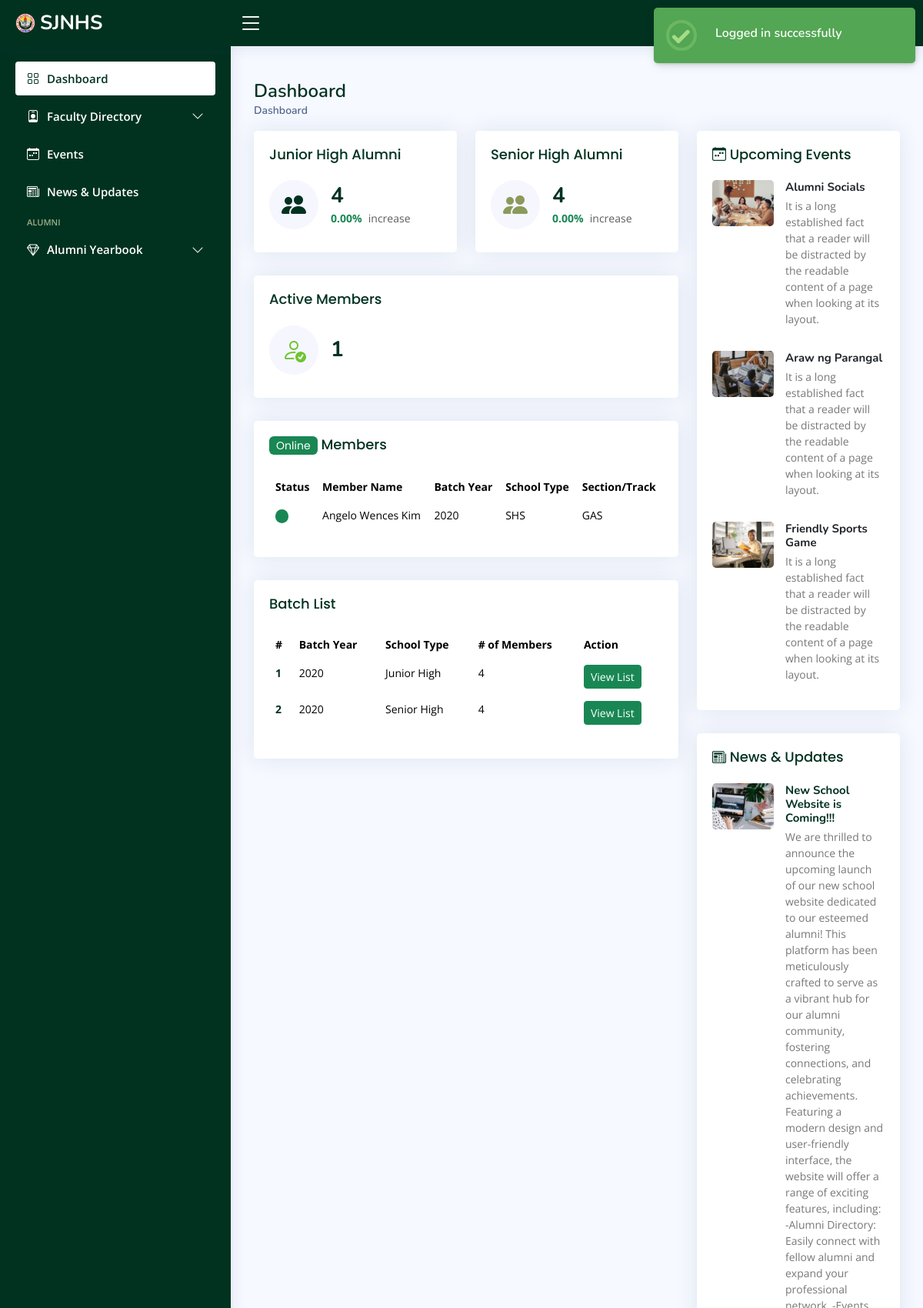
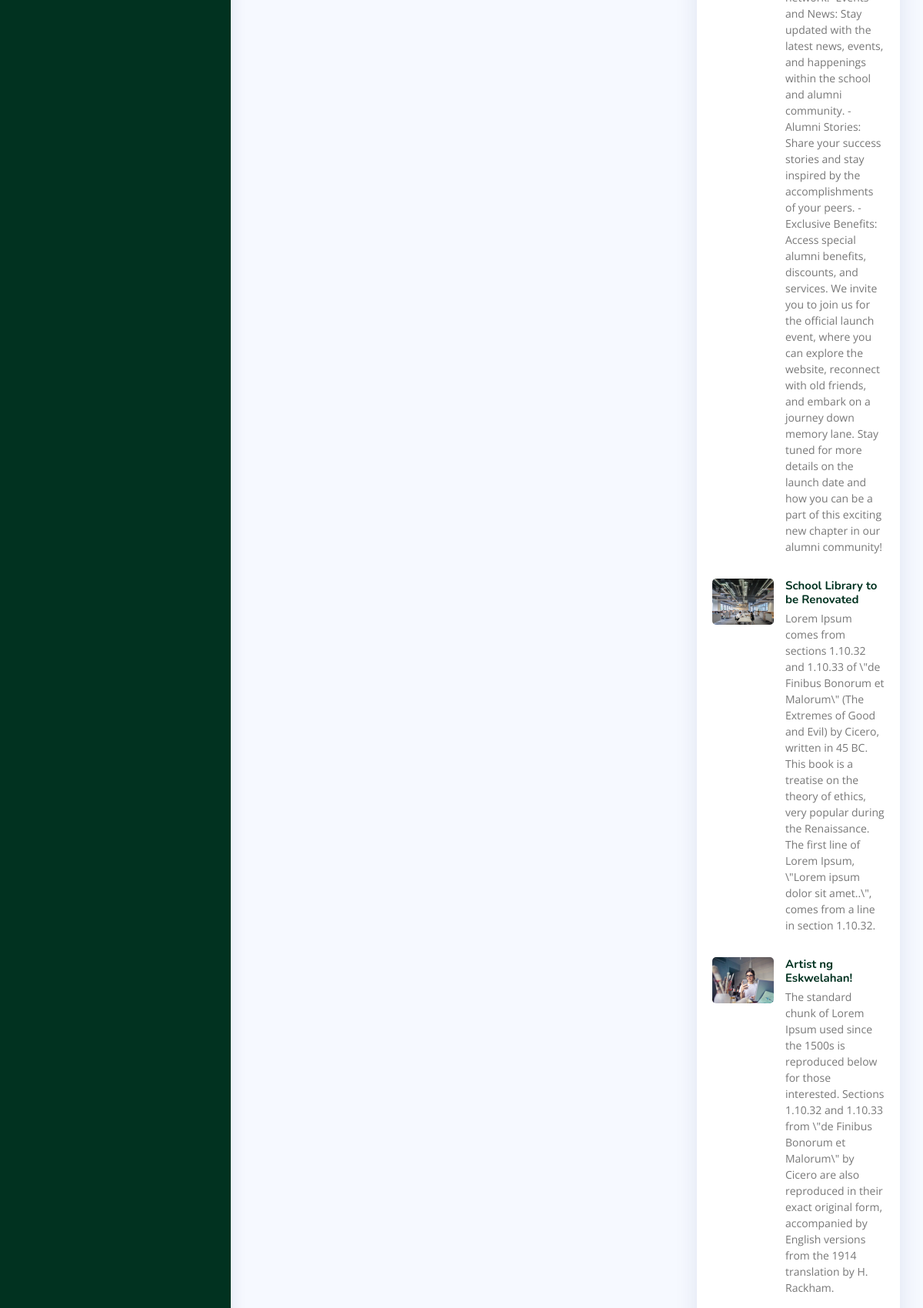
/admin/dashboard.php (signed in, upper part), run on the app's committed database (2 pictures, top to bottom).
### tables this page shows
CREATE TABLE `events` (
  `id` int(11) UNSIGNED NOT NULL,
  `eventsCode` varchar(255) NOT NULL,
  `eventName` varchar(255) NOT NULL,
  `eventDate` date NOT NULL,
  `eventStatus` int(11) NOT NULL,
  `eventLocation` varchar(255) NOT NULL,
  `eventDescription` text NOT NULL,
  `eventPicture` varchar(255) NOT NULL,
  `eventScope` varchar(255) NOT NULL,
  `date_created` date NOT NULL DEFAULT current_timestamp()
);

CREATE TABLE `news` (
  `id` int(11) NOT NULL,
  `newsCode` varchar(255) NOT NULL,
  `title` varchar(255) NOT NULL,
  `content` text NOT NULL,
  `publication_date` date NOT NULL,
  `newsStatus` int(11) NOT NULL,
  `newsPicture` varchar(255) NOT NULL,
  `date_created` timestamp NOT NULL DEFAULT current_timestamp()
);

### admin/dashboard.php (the view, shortened to what this page needs)
<?php
include_once 'includes/header.php';
include_once 'includes/sidebar.php';
include "includes/conn.php";
?>
<main id="main" class="main">
    <div class="pagetitle">
        <h1>Dashboard</h1>
        <nav>
            <ol class="breadcrumb">
                <li class="breadcrumb-item active">Dashboard</li>
            </ol>
        </nav>
    </div>
    <section class="section dashboard">
        <div class="row">
            <div class="col-lg-8">
                <div class="row">
                    <?php
                    $sql = "SELECT COUNT(`id`) AS total_alumni FROM `alumni_jhs`";
                    $result = mysqli_query($conn, $sql);
                    $row = mysqli_fetch_assoc($result);
                    $totalAlumni = $row['total_alumni'];
                    $sql = "SELECT COUNT(`id`) AS new_alumni FROM `alumni_jhs` WHERE `date_created` >= DATE_SUB(NOW(), INTERVAL 1 WEEK)";
                    $result = mysqli_query($conn, $sql);
                    $row = mysqli_fetch_assoc($result);
                    $newAlumni = $row['new_alumni'];
                    $increasePercentage = ($newAlumni / $totalAlumni) * 100;
                    ?>
                    <div class="col-xxl-4 col-md-6">
                        <div class="card info-card jhs-card">
                            <div class="card-body">
                                <h5 class="card-title">Junior High Alumni</h5>
                                <div class="d-flex align-items-center">
                                    <div
                                        class="card-icon rounded-circle d-flex align-items-center justify-content-center">
                                        <i class="bi bi-people-fill"></i>
                                    </div>
                                    <div class="ps-3">
                                        <h6><?php echo $totalAlumni; ?></h6>
                                        <span
                                            class="text-success small pt-1 fw-bold"><?php echo number_format($increasePercentage, 2); ?>%</span>
                                        <span class="text-muted small pt-2 ps-1">increase</span>
                                    </div>
                                </div>
                            </div>
                        </div>
                    </div>
                    <?php
                    $sql = "SELECT COUNT(`id`) AS total_alumni FROM `alumni_shs`";
                    $result = mysqli_query($conn, $sql);
                    $row = mysqli_fetch_assoc($result);
                    $totalAlumni = $row['total_alumni'];
                    $sql = "SELECT COUNT(`id`) AS new_alumni FROM `alumni_shs` WHERE `date_created` >= DATE_SUB(NOW(), INTERVAL 1 WEEK)";
                    $result = mysqli_query($conn, $sql);
                    $row = mysqli_fetch_assoc($result);
                    $newAlumni = $row['new_alumni'];
                    $increasePercentage = ($newAlumni / $totalAlumni) * 100;
                    ?>
                    <div class="col-xxl-4 col-md-6">
                        <div class="card info-card shs-card">
                            <div class="card-body">
                                <h5 class="card-title">Senior High Alumni</h5>
                                <div class="d-flex align-items-center">
                                    <div
                                        class="card-icon rounded-circle d-flex align-items-center justify-content-center">
                                        <i class="bi bi-people-fill"></i>
                                    </div>
                                    <div class="ps-3">
                                        <h6><?php echo $totalAlumni; ?></h6>
                                        <span
                                            class="text-success small pt-1 fw-bold"><?php echo number_format($increasePercentage, 2); ?>%</span>
                                        <span class="text-muted small pt-2 ps-1">increase</span>
                                    </div>
                                </div>
                            </div>
                        </div>
                    </div>
                    <div class="col-xxl-4 col-xl-12">
                        <div class="card info-card active-card">
                            <div class="card-body">
                                <h5 class="card-title">Active Members</h5>
                                <?php
                                $sql = "SELECT COUNT(*) AS total_online FROM (
                                            SELECT * FROM alumni_jhs WHERE is_online = 1
                                            UNION
                                            SELECT * FROM alumni_shs WHERE is_online = 1
                                        ) AS online_alumni";
                                $result = mysqli_query($conn, $sql);
                                if (mysqli_num_rows($result) > 0) {
                                    $row = mysqli_fetch_assoc($result);
                                    $total_online = $row['total_online'];
                                ?>
                                <div class="d-flex align-items-center">
                                    <div
                                        class="card-icon rounded-circle d-flex align-items-center justify-content-center">
                                        <i class="bi bi-person-check"></i>
                                    </div>
                                    <div class="ps-3">
                                        <h6><?php echo $total_online ?></h6>
                                    </div>
                                </div>
                                <?php
                                } else {
                                    echo "0 results";
                                }
                                ?>
                            </div>
                        </div>
                    </div>
                    <div class="col-12">
                        <div class="card batch-list overflow-auto">
                            <div class="card-body">
                                <h5 class="card-title"><span class="badge bg-success text-white">Online</span>
                                    Members
                                </h5>
                                <table class="table table-borderless datatable">
                                    <thead>
                                        <tr>
                                            <th scope="col">Status</th>
                                            <th scope="col">Member Name</th>
                                            <th scope="col">Batch Year</th>
                                            <th scope="col">School Type</th>
                                            <th scope="col">Section/Track</th>
                                        </tr>
                                    </thead>
                                    <tbody>
                                        <?php
                                        $sql = "SELECT * FROM alumni_jhs WHERE is_online = 1
                                                UNION
                                                SELECT * FROM alumni_shs WHERE is_online = 1";
                                        $result = mysqli_query($conn, $sql);
                                        if (mysqli_num_rows($result) > 0) {
                                            while ($row = mysqli_fetch_assoc($result)) {
                                                echo "<tr>";
                                                echo "<th scope='row'><span class='badge bg-success text-success rounded-5'>.</span></th>";
                                                echo "<td>" . $row['firstname'] . " " . $row['middlename'] . " " . $row['lastname'] . "</td>";
                                                echo "<td>" . $row['year_graduated'] . "</td>";
                                                echo "<td>". ($row['track'] == "JHS" ? "JHS" : "SHS") ."</td>";
                                                echo "<td>" . ($row['track'] == "JHS" ? $row['section'] : $row['track']) . "</td>";
                                                echo "</tr>";
                                            }
                                        } else {
                                            echo "<tr><td colspan='5'>No alumni are currently online</td></tr>";
                                        }
                                        ?>
                                    </tbody>
                                </table>
                            </div>
                        </div>
                    </div>
                    <div class="col-12">
                        <div class="card batch-list overflow-auto">
                            <div class="card-body">
                                <h5 class="card-title">Batch List</h5>
                                <table class="table table-borderless datatable">
                                    <thead>
                                        <tr>
                                            <th scope="col">#</th>
                                            <th scope="col">Batch Year</th>
                                            <th scope="col">School Type</th>
                                            <th scope="col"># of Members</th>
                                            <th scope="col">Action</th>
                                        </tr>
                                    </thead>
                                    <tbody>
                                        <?php
                                        $batchNumber = 1;
                                        $sql = "SELECT `year_graduated` AS batch_year, COUNT(`id`) AS num_members FROM `alumni_jhs` GROUP BY `year_graduated`";
                                        $result = mysqli_query($conn, $sql);
                                        while ($row = mysqli_fetch_assoc($result)) {
                                            echo "<tr>";
                                            echo "<th scope='row'><a href='#'>$batchNumber</a></th>";
                                            echo "<td>{$row['batch_year']}</td>";
                                            echo "<td>Junior High</td>";
                                            echo "<td>{$row['num_members']}</td>";
                                            echo "<td><a href='alumni-jhs-view.php?batch={$row['batch_year']}' class='btn btn-sm btn-success text-white'>View List</a></td>";
                                            echo "</tr>";
                                            $batchNumber++;
                                        }
                                        $sql = "SELECT `year_graduated` AS batch_year, COUNT(`id`) AS num_members FROM `alumni_shs` GROUP BY `year_graduated`";
                                        $result = mysqli_query($conn, $sql);
                                        while ($row = mysqli_fetch_assoc($result)) {
                                            echo "<tr>";
                                            echo "<th scope='row'><a href='#'>$batchNumber</a></th>";
                                            echo "<td>{$row['batch_year']}</td>";
                                            echo "<td>Senior High</td>";
                                            echo "<td>{$row['num_members']}</td>";
                                            echo "<td><a href='alumni-shs-view.php?batch={$row['batch_year']}' class='btn btn-sm btn-success text-white'>View List</a></td>";
                                            echo "</tr>";
                                            $batchNumber++;
                                        }
                                        ?>
                                    </tbody>
                                </table>
                            </div>
                        </div>
                    </div>
                </div>
            </div>
            <div class="col-lg-4">
                <div class="card">
                    <div class="card-body">
                        <h5 class="card-title"><i class="bi bi-calendar-week"></i> Upcoming Events</h5>
                        <div class="events">
                            <?php
                            $sql = "SELECT * FROM `events` WHERE `eventStatus` IN (1, 2)";
                            $result = mysqli_query($conn, $sql);
                            if (mysqli_num_rows($result) > 0) {
                                echo '<div class="events">';
                                while ($row = mysqli_fetch_assoc($result)) {
                                    echo '
                                        <div class="post-item clearfix">
                                            <img src="' . $row['eventPicture'] . '" alt="">
                                            <h4>' . $row['eventName'] . '</h4>
                                            <p>' . $row['eventDescription'] . '</p>
                                        </div>';
                                }
                                echo '</div>';
                            } else {
                                echo 'No events found';
                            }
                            ?>
                        </div>
                    </div>
                </div>
                <div class="card">
                    <div class="card-body pb-0">
                        <h5 class="card-title"><i class="bi bi-newspaper"></i> News &amp; Updates</h5>
                        <div class="news">
                            <?php
                            $sql = "SELECT * FROM `news` WHERE `newsStatus` = 1";
                            $result = mysqli_query($conn, $sql);
                            if (mysqli_num_rows($result) > 0) {
                                echo '<div class="news">';
                                while ($row = mysqli_fetch_assoc($result)) {
                                    echo '
                                        <div class="post-item clearfix">
                                            <img src="' . $row['newsPicture'] . '" alt="">
                                            <h4><a href="#">' . $row['title'] . '</a></h4>
                                            <p>' . $row['content'] . '</p>
                                        </div>';
                                }
                                echo '</div>';
                            } else {
                                echo 'No news found';
                            }
                            ?>
                        </div>
                    </div>
                </div>
            </div>
        </div>
    </section>
</main>
<?php
include_once 'includes/footer.php';
?>

### data on the page
events: eventPicture (picture), eventName "Alumni Socials", eventDescription "It is a long established fact that a reader will be distracted by the readable content of a page when looking at its layout."
events: eventPicture (picture), eventName "Araw ng Parangal", eventDescription "It is a long established fact that a reader will be distracted by the readable content of a page when looking at its layout."
events: eventPicture (picture), eventName "Friendly Sports Game", eventDescription "It is a long established fact that a reader will be distracted by the readable content of a page when looking at its layout."
news: newsPicture (picture), title "New School Website is Coming!!!", content "We are thrilled to announce the upcoming launch of our new school website dedicated to our esteemed alumni! This platform has been meticulously crafted to serve as a vibrant hub for our alumni community, fostering connections, and celebrating achievements. Featuring a modern design and user-friendly interface, the website will offer a range of exciting features, including: -Alumni Directory: Easily connect with fellow alumni and expand your professional network. -Events and News: Stay updated with the latest news, events, and happenings within the school and alumni community. -Alumni Stories: Share your success stories and stay inspired by the accomplishments of your peers. -Exclusive…"
news: newsPicture (picture), title "School Library to be Renovated", content "Lorem Ipsum comes from sections 1.10.32 and 1.10.33 of \\\"de Finibus Bonorum et Malorum\\\" (The Extremes of Good and Evil) by Cicero, written in 45 BC. This book is a treatise on the theory of ethics, very popular during the Renaissance. The first line of Lorem Ipsum, \\\"Lorem ipsum dolor sit amet..\\\", comes from a line in section 1.10.32."
news: newsPicture (picture), title "Artist ng Eskwelahan!", content "The standard chunk of Lorem Ipsum used since the 1500s is reproduced below for those interested. Sections 1.10.32 and 1.10.33 from \\\"de Finibus Bonorum et Malorum\\\" by Cicero are also reproduced in their exact original form, accompanied by English versions from the 1914 translation by H. Rackham."

### other printed values
$totalAlumni "4"
$increasePercentage "0.00"
$total_online "1"
$row['firstname'] "Angelo"
$row['middlename'] "Wences"
$row['lastname'] "Kim"
$row['year_graduated'] "2020"
$row['track'] "GAS"
$row['batch_year'] "2020"
$row['num_members'] "4"
